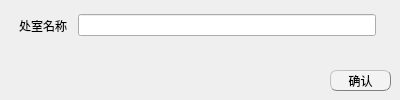
<?xml version="1.0" encoding="UTF-8"?>
<ui version="4.0">
 <class>AddDptDialog</class>
 <widget class="QWidget" name="AddDptDialog">
  <property name="geometry">
   <rect>
    <x>0</x>
    <y>0</y>
    <width>400</width>
    <height>100</height>
   </rect>
  </property>
  <property name="windowTitle">
   <string>Form</string>
  </property>
  <widget class="QPushButton" name="saveBtn">
   <property name="geometry">
    <rect>
     <x>330</x>
     <y>70</y>
     <width>61</width>
     <height>21</height>
    </rect>
   </property>
   <property name="styleSheet">
    <string notr="true">QPushButton{background-color: rgb(243, 243, 243);border:0.5px groove gray;border-radius:7px;padding:2px 4px;border-style: outset;}
QPushButton:hover{background-color:rgb(229, 241, 251); color: black;}
QPushButton:pressed{background-color:rgb(191, 190, 192);border-style: inset;}</string>
   </property>
   <property name="text">
    <string>确认</string>
   </property>
  </widget>
  <widget class="QWidget" name="layoutWidget">
   <property name="geometry">
    <rect>
     <x>10</x>
     <y>10</y>
     <width>381</width>
     <height>31</height>
    </rect>
   </property>
   <layout class="QHBoxLayout" name="horizontalLayout_8">
    <item>
     <spacer name="horizontalSpacer">
      <property name="orientation">
       <enum>Qt::Horizontal</enum>
      </property>
      <property name="sizeType">
       <enum>QSizePolicy::Fixed</enum>
      </property>
      <property name="sizeHint" stdset="0">
       <size>
        <width>9</width>
        <height>20</height>
       </size>
      </property>
     </spacer>
    </item>
    <item>
     <widget class="QLabel" name="label_4">
      <property name="text">
       <string>处室名称</string>
      </property>
     </widget>
    </item>
    <item>
     <spacer name="leftHorizontalSpacer">
      <property name="orientation">
       <enum>Qt::Horizontal</enum>
      </property>
      <property name="sizeType">
       <enum>QSizePolicy::Fixed</enum>
      </property>
      <property name="sizeHint" stdset="0">
       <size>
        <width>5</width>
        <height>20</height>
       </size>
      </property>
     </spacer>
    </item>
    <item>
     <widget class="QLineEdit" name="nameLabel"/>
    </item>
    <item>
     <spacer name="rightHorizontalSpacer">
      <property name="orientation">
       <enum>Qt::Horizontal</enum>
      </property>
      <property name="sizeType">
       <enum>QSizePolicy::Fixed</enum>
      </property>
      <property name="sizeHint" stdset="0">
       <size>
        <width>15</width>
        <height>20</height>
       </size>
      </property>
     </spacer>
    </item>
   </layout>
  </widget>
  <widget class="QLabel" name="hintLabel">
   <property name="geometry">
    <rect>
     <x>7</x>
     <y>49</y>
     <width>381</width>
     <height>21</height>
    </rect>
   </property>
   <property name="text">
    <string/>
   </property>
   <property name="alignment">
    <set>Qt::AlignCenter</set>
   </property>
  </widget>
 </widget>
 <resources/>
 <connections/>
</ui>
